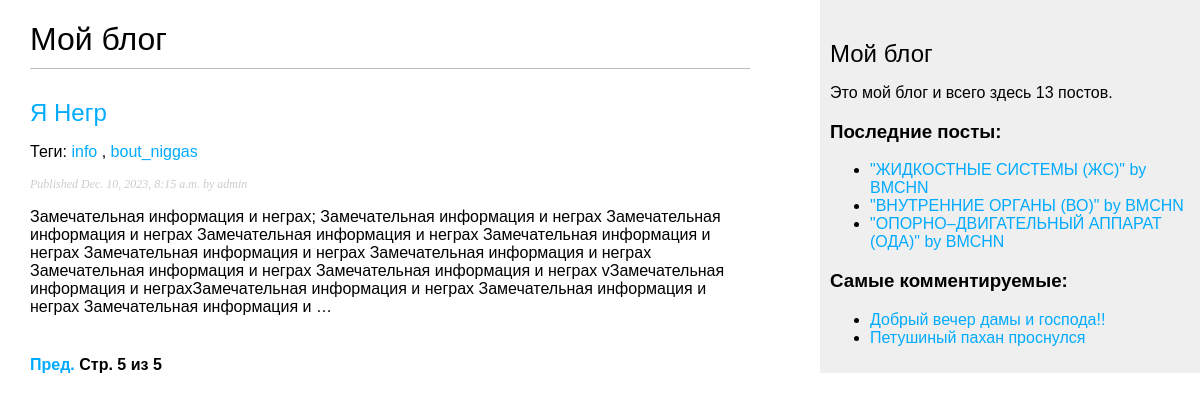
The app's page /blog/?page=5 with its own data.
### blog/models.py (models this page shows, shortened)
class Post(models.Model):
    class Status(models.TextChoices):
        DRAFT = 'DF', 'Draft'  # Можно обращаться как Post.Status.choices(both)(like items)/labels(1)/values(DF, PB)
        PUBLISHED = 'PB', 'Published'  # короче эта хуйня это буквально словарь (словарь = key, value)
    title = models.CharField(max_length=250)
    slug = models.SlugField(max_length=250,
                            unique_for_date='publish')  # Сверяет уникальность по Дате
    author = models.ForeignKey(User,
                               on_delete=models.CASCADE,
                               related_name='blog_posts')
    body = models.TextField()
    publish = models.DateTimeField(default=timezone.now)
    created = models.DateTimeField(auto_now_add=True)
    updated = models.DateTimeField(auto_now=True)
    status = models.CharField(max_length=2,
                              choices=Status.choices,
                              default=Status.DRAFT)
    objects = models.Manager()
    published = PublishedManager()
    class Meta:
        ordering = ['-publish']  # сортирован по паблишу (время публикации поста), но в обратном порядке (-)
        indexes = [
            models.Index(fields=['-publish'])
        ]
    def get_absolute_url(self):
        return reverse('blog:post_detail', args=[self.publish.year, self.publish.month, self.publish.day, self.slug])
    tags = TaggableManager()

### blog/views.py (the view)
# urls.py: path('', views.post_list, name='post_list'),  # Не принимает аргументов и соотносится с представлением post_list
def post_list(request, tag_slug=None):
    post_list = Post.published.all()
    tag = None
    if tag_slug:
        tag = get_object_or_404(Tag, slug=tag_slug)  # Извлекается Тег с переданным tag_slug
        post_list = post_list.filter(tags__in=[tag])
    paginator = Paginator(post_list, 3)  # разбивает список постов на страницы, содержащие по 3 поста каждая
    page_number = request.GET.get('page', 1)  # запрошенный номер страницы, если такой нет, то по умолчанию 1-ая стр.
    try:
        posts = paginator.page(page_number)  # получаем объект страницы с постами для указанного номера страницы
    except PageNotAnInteger:
        posts = paginator.page(1)  # Если не целое число, выдаем первую страницу
    except EmptyPage:
        posts = paginator.page(paginator.num_pages)  # num_pages = число страниц -> будет как ласт страница
    return render(request,
                  'blog/post/list.html',
                  {'posts': posts,
                   'tag': tag})

### blog/models.py (called while the page is built)
    def get_queryset(self):
        return super().get_queryset().filter(status=Post.Status.PUBLISHED)

### blog/templatetags/blog_tags.py (called while the page is built)
@register.simple_tag  # регистрирует функцию как простой тег шаблона
def total_posts():
    return Post.published.count()

@register.inclusion_tag('blog/post/latest_posts.html')
def show_latest_posts(count=3):  # Последние count постов
    latest_posts = Post.published.order_by('-publish')[:count]
    return {'latest_posts': latest_posts}  # отправляем данную хуйнюшку на latest_posts.html, как в render`е

@register.simple_tag
def get_most_commented_posts(count=3):
    return Post.published.annotate(
        total_comments=Count('comments')
    ).exclude(total_comments=0).order_by('-total_comments')[:count]

@register.filter(name='markdown')
def markdown_format(text):  # Принимает text в формате markdown
    return mark_safe(markdown.markdown(text))  # С помощью markdown преобразует в HTML -> помечается безопасным файлом через mark_safe хуй знает нахуя

### blog/templates/blog/post/list.html (shortened to what this page needs)
{% extends "blog/base.html" %}
{% load blog_tags %}
{% block content %}
  <h1>Мой блог</h1>
  {% for post in posts %}
    <h2>
      <a href="{{ post.get_absolute_url }}">
        {{ post.title }}
      </a>
    </h2>
    <p class="tags">
      Теги:
      {% for tag in post.tags.all %}
        <a href="{% url 'blog:post_list_by_tag' tag.slug %}">
          {{ tag.name }}
        </a>
        {% if not forloop.last %}, {% endif %}
      {% endfor %}
    </p>
    <p class="date">
      Published {{ post.publish }} by {{ post.author }}
    </p>
    {{ post.body|markdown|truncatewords_html:50 }}
  {% endfor %}
  {% include "pagination.html" with page=posts %}
{% endblock %}

### blog/templates/blog/base.html (shortened to what this page needs)
{% load blog_tags %}
{% load static %}
<!DOCTYPE html>
<html>
<head>
  <link href="{% static 'css/blog.css' %}" rel="stylesheet">
</head>
<body>
  <div id="content">
    {% block content %}
    {% endblock %}
  </div>
  <div id="sidebar">
    <h2>Мой блог</h2>
    <p>Это мой блог и всего здесь {% total_posts %} постов.</p>
    <h3>Последние посты:</h3>
    {% show_latest_posts %}
    <h3>Самые комментируемые:</h3>
    {% get_most_commented_posts as most_commented_posts %}
    <ul>
      {% for post in most_commented_posts %}
        <li>
          <a href="{{ post.get_absolute_url }}">{{ post.title }}</a>
        </li>
      {% endfor %}
    </ul>
  </div>
</body>
</html>

### blog/templates/blog/post/latest_posts.html
<ul>
  {% for post in latest_posts %}
    <li>
      <a href="{{ post.get_absolute_url }}">
        "{{ post.title }}" by {{ post.author }}
      </a>
    </li>
  {% endfor %}
</ul>

### blog/static/css/blog.css (style rules this page uses)
body { margin:0; padding:0; font-family:helvetica, sans-serif; }
a { color:#00abff; text-decoration:none; }
h1 { font-weight:normal; border-bottom:1px solid #bbb; padding:0 0 10px 0; }
h2 { font-weight:normal; margin:30px 0 0; }
#content { float:left; width:60%; padding:0 0 0 30px; }
#sidebar { float:right; width:30%; padding:10px; background:#efefef; height:100%; }
p.date { color:#ccc; font-family: georgia, serif; font-size: 12px; font-style: italic; }

### records on screen
Post: title "Я Негр", publish "Dec. 10, 2023, 8:15 a.m.", author "admin", body "Замечательная информация и неграх; Замечательная информация и неграх Замечательная информация и неграх Замечательная информация и неграх Замечательная информация и неграх Замечательная информация и неграх Замечательная информация и неграх Замечательная информация и неграх Замечательная информация и неграх vЗамечательная информация и неграхЗамечательная информация и неграх Замечательная информация и неграх Замечательная информация и …"
Tag: name "info"
Tag: name "bout_niggas"
Post: title "ЖИДКОСТНЫЕ СИСТЕМЫ (ЖС)", author "BMCHN"
Post: title "ВНУТРЕННИЕ ОРГАНЫ (ВО)", author "BMCHN"
Post: title "ОПОРНО–ДВИГАТЕЛЬНЫЙ АППАРАТ (ОДА)", author "BMCHN"
Post: title "Добрый вечер дамы и господа!!"
Post: title "Петушиный пахан проснулся"

### other values on screen
{{ page.number }} "5"
{{ page.paginator.num_pages }} "5"
